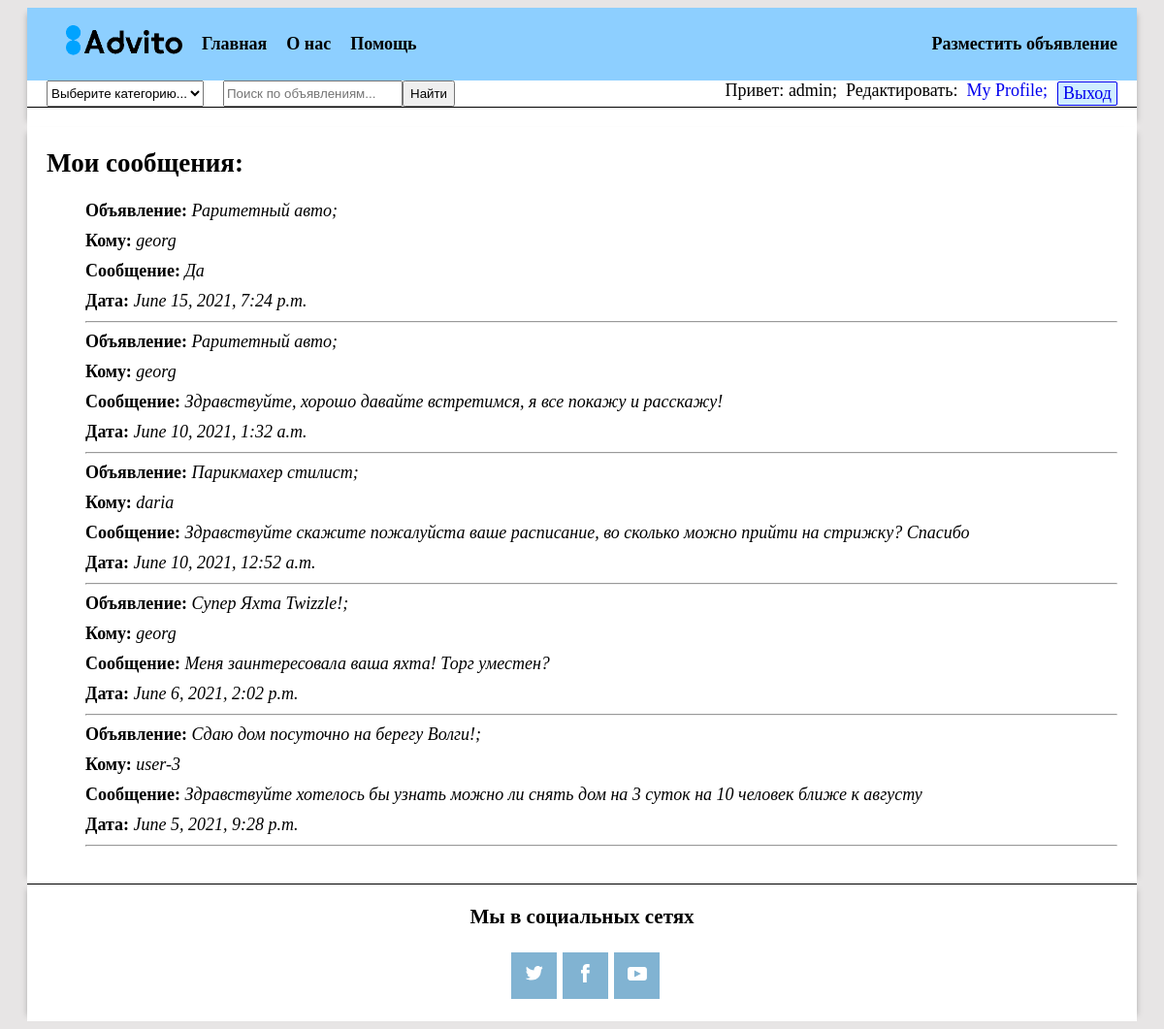
Screenshot of /advito/1/profile/messages/ (signed in) with the database file from the repository.
### advito/models.py (models this page shows, shortened)
class Message(models.Model):
    author = models.ForeignKey(Profile, on_delete=models.CASCADE, verbose_name="Автор сообщения")
    to_whom = models.ForeignKey(User, on_delete=models.CASCADE, verbose_name="Кому сообщение")
    in_post = models.ForeignKey(Post, on_delete=models.CASCADE, null=True)
    text = models.TextField(verbose_name="Сообщение", blank=True, max_length=300)
    date_pub = models.DateTimeField(default=timezone.now, verbose_name="Дата создания")
    date_edit = models.DateTimeField(default=timezone.now, verbose_name="Дата редактирования")

class Post(models.Model):
    author = models.ForeignKey(User, on_delete=models.CASCADE)
    category = models.ForeignKey(CategoryPost, on_delete=models.CASCADE, verbose_name="Категория", related_name='category')
    price = models.FloatField(verbose_name="Цена", blank=True)
    name_descript = models.CharField(max_length=200,  blank=True, verbose_name="Название объявления")
    description = models.TextField(max_length=1000, blank=True, verbose_name="Описание объявления")
    image = models.ImageField(upload_to=user_directory_path, verbose_name="Фото объявления")
    date_pub = models.DateTimeField(default=timezone.now, verbose_name="Дата объявления")
    date_edit = models.DateTimeField(default=timezone.now, verbose_name="Дата редактирования")
    class Meta:
        ordering=['-date_pub']

### advito/views_auth.py (the view)
# urls.py: path('<int:user_id>/profile/messages/', views_auth.ProfileMessageView.as_view(), name='profile_message'),
class ProfileMessageView(ListView):
    model = Message
    categories = CategoryPost.objects.all()
    template_name = 'my_auth/profile_message.html'
    extra_context = {'categories':categories, }
    context = {}
    def get(self, request, *args, **kwargs):
        profile_id = request.user.user_profile.id
        if self.request.user.is_authenticated:
            messages = Message.objects.filter(
                author=profile_id,
                date_pub__year=2021
            ).order_by('-date_pub')
            self.context['messages'] = messages
            self.context['categories'] = self.categories
        return render(request, self.template_name, self.context)

### advito/templates/my_auth/profile_message.html (shortened to what this page needs)
{% extends 'base.html' %}
{% block content %}
  <div class="profile-messages">
    <h1>Мои сообщения:</h1>
    {% if messages %}
      <ul class="prof-messages">
        {% for message in messages %}
          <li class="message">
            <p class="message__name">Объявление: <i class="message__name_text">{{ message.in_post.name_descript }};</i></p>
            <p class="message__name">Кому: <i class="message__name_text">{{ message.to_whom }}</i></p>
            <p class="message__name">Сообщение: <i class="message__name_text">{{ message.text }}</i></p>
            <p class="message__name">Дата: <i class="message__name_text">{{ message.date_pub }}</i></p>
          </li>
          <hr>
        {% endfor %}
      </ul>
    {% else %}
      <i>Пока сообщений нет</i>
    {% endif %}
  </div>
{% endblock  %}

### templates/base.html (shortened to what this page needs)
<!DOCTYPE html>
{% load static %}
<html lang="ru">
  <head>
    <link rel="stylesheet" type="text/css" href="{% static 'css/common.css' %}">
    <link rel="stylesheet" type="text/css" href="{% static 'css/style.css' %}">
  </head>
  <body>
    <header class="container-back">
      <div class="container">
        <nav class="navigation">
          <div class="container-nav">
            <div class="navbar">
              <ul class="navbar-nav">
                <li class="nav-item">
                <a class="logo" href="{% url 'advito:index' %}">
                  <img class="logo__img" src="{% static 'img/icon.png' %}" alt="Иконка сайта">
                </a>
                </li>
                <li class="nav-item">
                  <a class="nav-link" aria-current="page" href="{% url 'advito:index' %}">Главная</a>
                </li>
                <li class="nav-item">
                  <a class="nav-link" href="#">О нас</a>
                </li>
                <li class="nav-item">
                  <a class="nav-link" href="/advito/support/">Помощь</a>
                </li>
              </ul>
            </div>
          </div>
          <div class="navbar">
            <ul class="navbar-nav">
              {% if not user.is_authenticated %}
                <li class="nav-item">
                  <a class="nav-link" href="{% url 'advito:login' %}">Вход</a>
                </li>
                <li class="nav-item">
                  <a class="nav-link" href="{% url 'advito:signup' %}">Зерегистрироваться</a>
                </li>
              {% else %}
                <li class="nav-item">
                  <a class="nav-link" href="{% url 'advito:post_create' %}">Разместить объявление</a>
                </li>
              {% endif %}
            </ul>
          </div>
        </nav>
        <div class="index-form" data-marker="search-form">
          <div class="category">
            <div class="category-select">
              <select id="my_select" name="category_id" class="select" style="height: 27px;" onchange="getData(this)">
                <option selected="selected" disabled>Выберите категорию...</option>
              </select>
            </div>
          </div>
          <form class="form_search" action="{% url 'advito:index' %}" method="get">
            <input name="q" type="search" placeholder="Поиск по объявлениям...">
            <button class="button-text">Найти</button>
          </form>
          <div class="username">
            <span> Привет:&nbsp</span>
            {% if not user.is_authenticated %}
              <span> Незнакомец(ка)</span>
            {% else %}
              <span>{{ user }};</span>
              <span>&nbsp Редактировать: &nbsp</span>
              <a class="profile__href" href="{% url 'advito:profile' user.id %}">My Profile;</a>
              <a class="profile-exit__href" href="{% url 'advito:logout' %}">Выход</a>
            {% endif %}
          </div>
        </div>
    </div>
  </header>
    <main class="container-back">
      <section class="section container">
        {% block content %}{% endblock  %}
      </section>
    </main>
    <footer class="container-back">
      <div class="footer container">
        <div class="footer-social">
          <h3> Мы в социальных сетях</h3>
          <ul class="footer-social__list">
            <li class="footer-social__item">
              <a class = "footer-social__link" href="https://twitter.com/">
              </a>
            </li>
            <li class="footer-social__item">
              <a class = "footer-social__link" href="https://www.facebook.com">
              </a>
            </li>
            <li class="footer-social__item">
              <a class="footer-social__link" href="https://www.youtube.com">
                <svg class="footer__logo-svg" width="20" height="14" viewBox="0 0 20 14" fill="none"
                  xmlns="http://www.w3.org/2000/svg">
                  <path d="M17.1 0H2.8C1.3 0 0 1.3 0 2.8V11.1C0 12.7 1.3 14 2.8 14H17.1C18.7
                  14 19.9 12.7 19.9 11.2V2.8C20 1.3 18.7 0 17.1 0ZM7 10.4V3.6L13.8 7L7 10.4Z"/>
                </svg>
              </a>
            </li>
          </ul>
        </div>
      </div>
    </footer>
  </body>
</html>

### static/css/common.css (style rules this page uses)
html { background-color: #E7E5E5; box-sizing: border-box; font-family: 'Times New Roman', serif; }
body { font-size: 18px; }
a { text-decoration: none; cursor: pointer; }
li { list-style-type: none }
img { max-width: 100%; }
.container-back { box-sizing: border-box; display: flex; width: 100%; margin: 0 auto; background-color: #E7E5E5; padding-left: 20px; padding-right: 20px; }
.container { width: 100%; max-width: 1200px; padding-bottom: 20px; margin: 0 auto; background-color:#FFFFFF; box-shadow: 6px 0px 6px -6px rgba(0,0,0,0.25), -6px 0px 6px -6px rgba(0,0,0,0.25); }
.navigation { display:flex; background-color: #8DCFFF; justify-content: space-between; flex-wrap: wrap; }
.navbar { display: flex; }
.navbar-nav { display:flex; align-self: center; flex-wrap: wrap; }
.nav-item { margin-right:20px; display: flex; }
.logo { width: 120px; }
.nav-link { align-self: center; font-weight: bold; color: #000000; }
.index-form { display:flex; border-bottom: solid 1px; }
.category, .form { margin-left: 20px; }
.username { display: flex; justify-content: flex-end; flex-wrap: wrap; width: 100%; }
.profile-exit__href { background-color:#cfedff; border: solid 1px; border-radius: 2px; padding: 1px 5px 1px 5px; margin: 1px 20px 1px 10px; }
.footer { display: flex; border-top: solid 1px; }
.footer-social { margin: 0 auto; }
.footer-social__list { display: flex; margin: 0 auto; }
.footer-social__item { display: flex; background-color: #81B3D2; width: 47px; height: 48px; margin: 3px; cursor: pointer; }
.footer-social__link { margin: auto; display: block; }
.footer__logo-svg { fill: #FFFFFF; }

### static/css/style.css (style rules this page uses)
.section { box-sizing: border-box; padding-left: 20px; padding-right: 20px; padding-bottom: 20px; }
.message__name, .comment__name { font-weight: bold; margin: 0 0 10px; }
.message__name_text, .comment__name_text, .review__name_text { font-weight: initial; }
.form_search { display: flex; margin-left: 20px; }

### rows the page displays
Message: in_post.name_descript "Раритетный авто", to_whom "georg", text "Да", date_pub "June 15, 2021, 7:24 p.m."
Message: in_post.name_descript "Раритетный авто", to_whom "georg", text "Здравствуйте, хорошо давайте встретимся, я все покажу и расскажу!", date_pub "June 10, 2021, 1:32 a.m."
Message: in_post.name_descript "Парикмахер стилист", to_whom "daria", text "Здравствуйте скажите пожалуйста ваше расписание, во сколько можно прийти на стрижку? Спасибо", date_pub "June 10, 2021, 12:52 a.m."
Message: in_post.name_descript "Супер Яхта Twizzle!", to_whom "georg", text "Меня заинтересовала ваша яхта! Торг уместен?", date_pub "June 6, 2021, 2:02 p.m."
Message: in_post.name_descript "Сдаю дом посуточно на берегу Волги!", to_whom "user-3", text "Здравствуйте хотелось бы узнать можно ли снять дом на 3 суток на 10 человек ближе к августу", date_pub "June 5, 2021, 9:28 p.m."

### other values shown
{{ user }} "admin"
